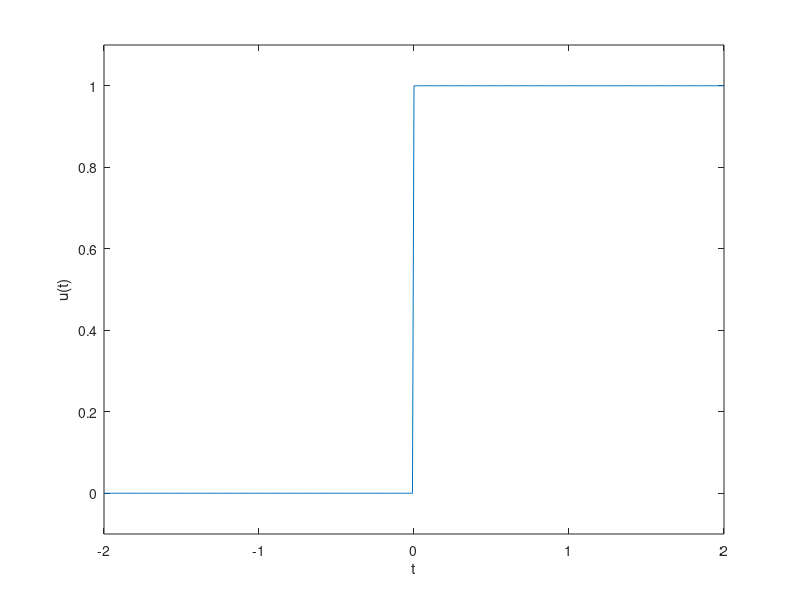

The MATLAB script that drew this image:
## Práctica 1: Señales en tiempo continuo.
%
% *Integrantes:*
%
% * Arellano Paz Angel Ulises
% * Cardoso Arias Javier
% * Gachuz Hernández Karla Denisse
% * García Arteaga Alejandro
% * López Galván José Rodolfo
%
##

%% Objetivos 
% * Manipulación básica de MATLAB
% * Gráficas de señales reales y complejas continuas
% * Transformación de señales continuas (escalamientos y traslaciones)
% * Calculo de energía y potencia de señales continuas

%%  1.11 Working with functions.
%
% Working with functions is fundamental to signals and systems applications. MATLAB provides several methods of defining and evaluating functions. An understanding and proficient use of these methods are therefore necessary and beneficial.

%%
% *11.1-1 Anonymous functions.*
%
% Many simple functions are most conveniently represented by using MATLAB anonymous functions. An anonymous function provides a symbolic representation of a function defined in terms of MATLAB operators, functions, or other anonymous functions. For example, consider defining the exponentially damped sinusoid $f (t) = e −t cos(2π t)$.

f = @(t) exp(-t).*cos(2*pi*t);

%%
% In this context, the @ symbol identifies the expression as an anonymous function, which is assigned a name of f. Parentheses following the @ symbol are used to identify the function’s independent variables (input arguments), which in this case is the single time variable t. Input arguments, such as t, are local to the anonymous function and are not related to any workspace variables with the same names.
%
% Once defined, $f (t)$ can be evaluated simply by passing the input values of interest. For example,

t =0; f(t)

%%
% evaluates $f (t)$ at t = 0, confirming the expected result of unity. The same result is obtained by passing t = 0 directly.

%%
% Vector inputs allow the evaluation of multiple values simultaneously, Consider the task of plotting $f(t)$ over the interval $(-2 \leq t \leq 2)$. Gross function behavior is clear:  $f(t)$ should oscilate four times with a decaying envelope. Since accurate hand sketches are cumberstone, MATLAB-generated plots are an attractive alternative. As the following example illustrates, care must be taken to ensure reliable results.
%
% Suppose the vector t is chosen to include onlu the integers contained in $(-2 \leq t \leq 2)$, namely, [−2, −1, 0, 1, 2].

t = (-2:2);

%%
% This vector input is evaluated from a vector output.

f(t)

%%
% The plot command graphs the result, which is shown in Fig. 1.46 

%%
%
%  >> plot(t,f(t));
%  >> xlabel(’t’); ylabel(’f(t)’); grid;
%

%%
% Grid lines, added by using the grid command, aid feature identification. Unfortunately, the
% plot does not illustrate the expected oscillatory behavior. More points are required to adequately
% represent f (t).
% The question, then, is how many points is enough? † If too few points are chosen, information
% is lost. If too many points are chosen, memory and time are wasted. A balance is needed. For
% oscillatory functions, plotting 20 to 200 points per oscillation is normally adequate. For the present
% case, t is chosen to give 100 points per oscillation.

plot(t, f(t));
xlabel('t');
ylabel('f(t)');
grid;

%%
% *Figure 1.46* $f(t) = e^{-t}cos(2\pi t)$ for $t = (-2::2)$.

t1 = (-2:0.01:2);
plot(t1, f(t1));
xlabel('t');
ylabel('f(t)');
grid;

%%
% *Figure 1.47* $f(t) = e^{-t}cos(2\pi t)$ for $t = (-2:0.01:2)$.

%%
% *1.11-2 Relational Operators and the Unit Step Function.*
%
% The unit step function $u(t)$ arises naturally in many practical situations. For example, a unit step can
% model the act of turning on a system. With the help of relational operators, anonymous functions
% can represent the unit step function.
% In MATLAB, a relational operator compares two items. If the comparison is true, a logical true
% (1) is returned. If the comparison is false, a logical false (0) is returned. Sometimes called indicator
% functions, relational operators indicates whether a condition is true. Six relational operators are
% available: <, >, <=, >=, ==, and ~=.
%   The unit step function is readily defined using the >= relational operator.

u = @(t) 1.0.*(t>=0);

%%
% Any function with a jump discontinuity, such as the unit step, is difficult to plot. Consider plotting
% $u(t)$ by using $t = (-2:2)$.

t = (-2:2);
plot(t, u(t));
xlabel ('t');
ylabel('u(t)');

%%
% *Figure 1.48* $u(t)$ for $t = (-2:2)$.

%%
% Two significant problems are apparent in the resulting plot, shown in Fig. 1.48. First,
% MATLAB automatically scales plot axes to tightly bound the data. In this case, this normally
% desirable feature obscures most of the plot. Second, MATLAB connects plot data with lines,
% making a true jump discontinuity difficult to achieve. The coarse resolution of vector t emphasizes
% the effect by showing an erroneous sloping line between t = −1 and t = 0.
% The first problem is corrected by vertically enlarging the bounding box with the axis
% command. The second problem is reduced, but not eliminated, by adding points to vector t.

t = (-2:0.01:2);
plot(t, u(t));
xlabel('t');
ylabel('u(t)');
axis([-2 2 -0.1 1.1]);
